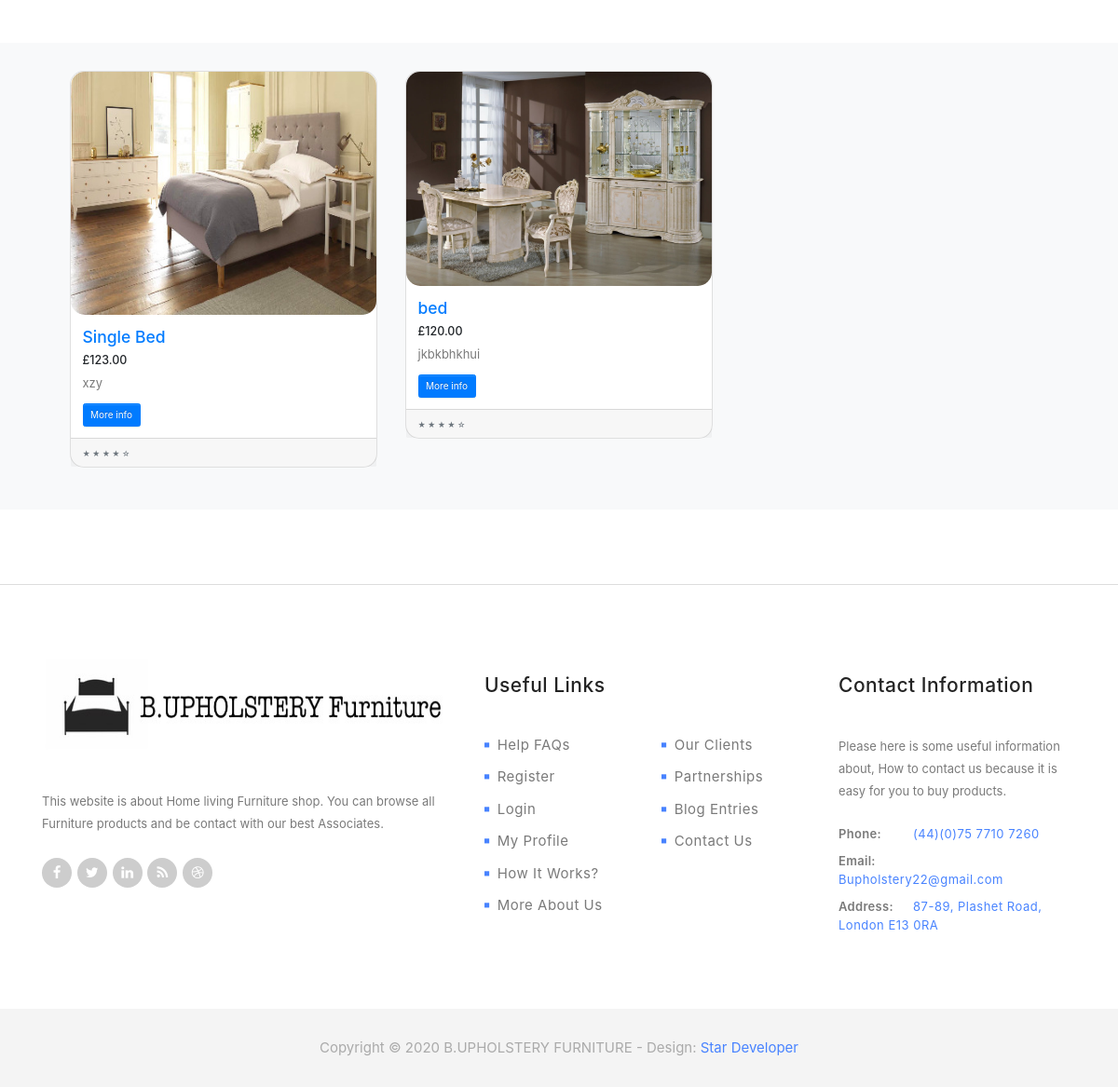
Before: /beds (lower part) with the older database file.
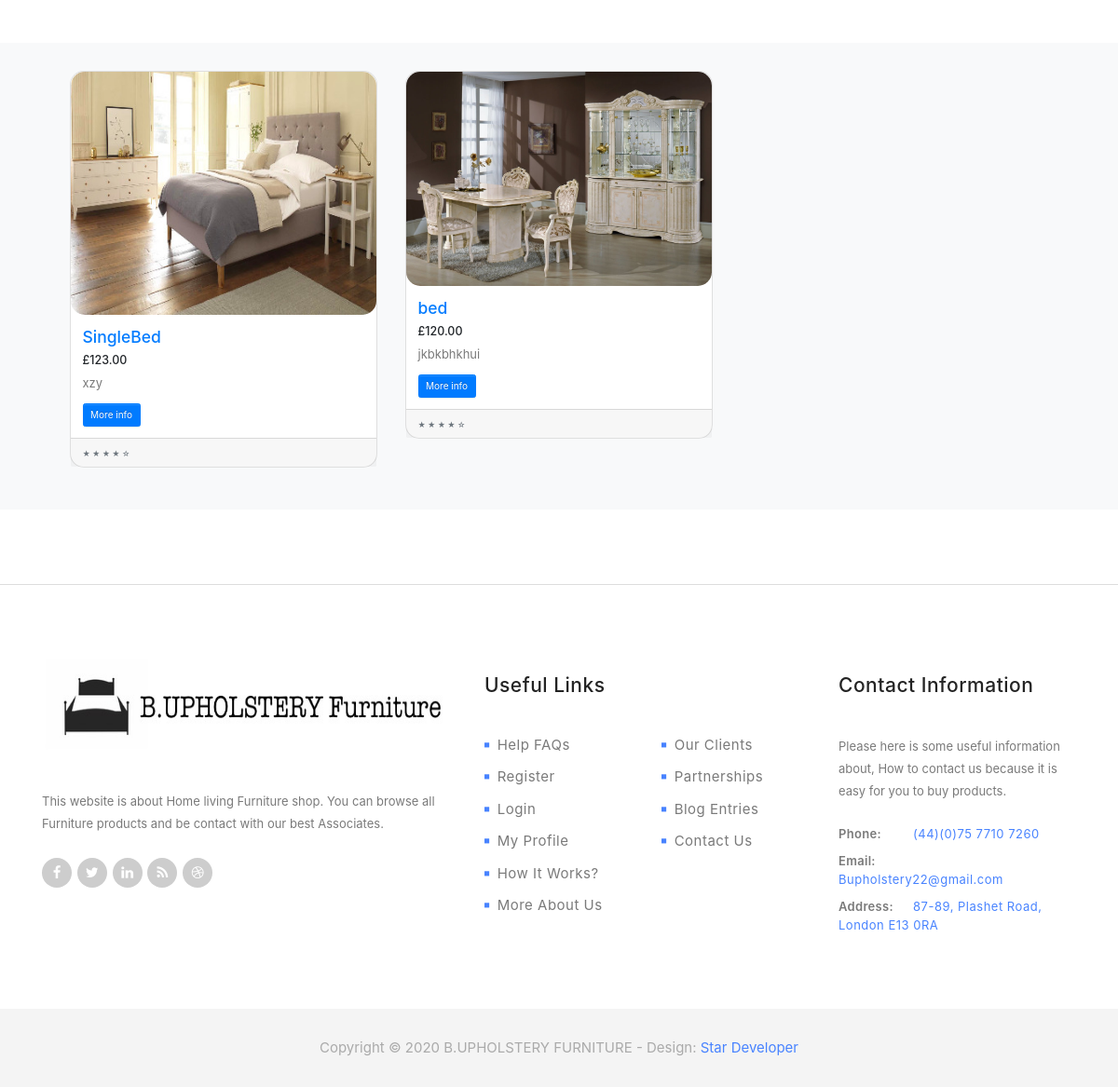
After: the same page with the newer database file.
### home/models.py (models this page shows, shortened)
class Beds(models.Model):
    name = models.CharField(max_length=200, null=True,default='')
    price = models.FloatField(default=0)
    image = models.ImageField(upload_to='media/image',default='')
    description = models.CharField(max_length=1000,default='')

### home/views.py (the view)
def beds(request):
    beds = Beds.objects.all()
    context = {'beds':beds}
    return render(request, 'beds.html', context)

### Templates/beds.html (shortened to what this page needs)
{% load static %}
<!DOCTYPE html>
<html>
    <head>
        <link rel="stylesheet" href="{% static 'css/bootstrap.min.css' %}">
        <link rel="stylesheet" href="{% static 'css/bootstrap-theme.min.css'%}">
        <link rel="stylesheet" href="{% static 'css/fontAwesome.css' %}">
        <link rel="stylesheet" href="{% static 'css/hero-slider.css' %}">
        <link rel="stylesheet" href="{% static 'css/owl-carousel.css' %}">
        <link rel="stylesheet" href="{% static 'css/datepicker.css' %}">
        <link rel="stylesheet" href="{% static 'css/templatemo-style.css' %}">
        <link rel="stylesheet" href="https://cdn.{% static 'jsdelivr.net/npm/bootstrap@4.5.3/dist/css/bootstrap.min.css'%}">
        <link rel="stylesheet" href="https://cdn.jsdelivr.net/npm/bootstrap@4.5.3/dist/css/bootstrap.min.css">
    </head>
<body>
<br><br>
<br><br>
<div class="album py-5 bg-light ">
<div class="container">
<div class="col-lg-12">
      {% for beds in beds %}
        <div class="col-lg-4 col-md-6 mb-4">
            <div class="card h-100 btns" style="border-radius: 15px;">
              <a href="#"><img class="card-img-top" style="border-radius: 15px;" src="{{ beds.image.url }}" alt=""></a>
              <div class="card-body">
                <h3 class="card-title">
                  <a href="#">{{beds.name}}</a>
                </h3>
                <h5>£{{beds.price|floatformat:2}}</h5>
                <p class="card-text">{{beds.description}}</p>
                <form method="POST" action="{% url 'image' %}">
                     <input type="submit" class="btn btn-primary" name="More info" value="More info" />
                </form>
              </div>
              <div class="card-footer">
                <small class="text-muted">&#9733; &#9733; &#9733; &#9733; &#9734;</small>
              </div>
            </div>
          </div>
        {% endfor %}
        </div>
  </div>
</div>
    <footer>
        <div class="container">
            <div class="row">
                <div class="col-md-5">
                    <div class="about-veno">
                        <div class="logo">
                           <img style="width: 500px; height: 100px" src="{% static 'img/website.jpg' %}" alt="Venue Logo">
                        </div>
                        <p>This website is about Home living Furniture shop. You can browse all Furniture products and be contact with our best Associates.</p>
                        <ul class="social-icons">
                            <li>
                                <a href="#"><i class="fa fa-facebook"></i></a>
                                <a href="#"><i class="fa fa-twitter"></i></a>
                                <a href="#"><i class="fa fa-linkedin"></i></a>
                                <a href="#"><i class="fa fa-rss"></i></a>
                                <a href="#"><i class="fa fa-dribbble"></i></a>
                            </li>
                        </ul>
                    </div>
                </div>
                <div class="col-md-4">
                    <div class="useful-links">
                        <div class="footer-heading">
                            <h4>Useful Links</h4>
                        </div>
                        <div class="row">
                            <div class="col-md-6">
                                <ul>
                                    <li><a href="#"><i class="fa fa-stop"></i>Help FAQs</a></li>
                                    <li><a href="#"><i class="fa fa-stop"></i>Register</a></li>
                                    <li><a href="#"><i class="fa fa-stop"></i>Login</a></li>
                                    <li><a href="#"><i class="fa fa-stop"></i>My Profile</a></li>
                                    <li><a href="#"><i class="fa fa-stop"></i>How It Works?</a></li>
                                    <li><a href="#"><i class="fa fa-stop"></i>More About Us</a></li>
                                </ul>
                            </div>
                            <div class="col-md-6">
                                <ul>
                                    <li><a href="#"><i class="fa fa-stop"></i>Our Clients</a></li>
                                    <li><a href="#"><i class="fa fa-stop"></i>Partnerships</a></li>
                                    <li><a href="#"><i class="fa fa-stop"></i>Blog Entries</a></li>
                                    <li><a href="#"><i class="fa fa-stop"></i>Contact Us</a></li>
                                </ul>
                            </div>
                        </div>
                    </div>
                </div>
                <div class="col-md-3">
                    <div class="contact-info">
                        <div class="footer-heading">
                            <h4>Contact Information</h4>
                        </div>
                        <p>Please here is some useful information about, How to contact us because it is easy for you to buy products.</p>
                        <ul>
                            <li><span>Phone:</span><a href="#">(44)(0)75 7710 7260</a></li>
                            <li><span>Email:</span><a href="#">Bupholstery22@gmail.com</a></li>
                            <li><span>Address:</span><a href="#">87-89, Plashet Road, London E13 0RA</a></li>
                        </ul>
                    </div>
                </div>
            </div>
        </div>
    </footer>
    <div class="sub-footer">
        <p>Copyright &copy; 2020 B.UPHOLSTERY FURNITURE
    	- Design: <a rel="nofollow" href="http://www.templatemo.com">Star Developer</a></p>
    </div>
</body>
</html>

### Static/css/hero-slider.css (style rules this page uses)
*, *::after, *::before { -webkit-box-sizing: border-box; -moz-box-sizing: border-box; box-sizing: border-box; }
html { font-size: 62.5%; }
body { font-family: "Open Sans", sans-serif; color: #2c343b; background-color: #f2f2f2; }
a { color: #d44457; text-decoration: none; }
img { max-width: 100%; }

### Static/css/templatemo-style.css (style rules this page uses)
body { font-family: 'Raleway', 'sans-serif'; background-color: #fff; }
ul { list-style: none; margin: 0; padding: 0; }
p { font-size: 13px; color: #7a7a7a; line-height: 24px; left: 0.25px; }
footer { margin-top: 80px; padding: 80px 0px 70px 0px; border-top: 1px solid #ddd; }
footer .footer-heading h4 { font-size: 21px; color: #232323; letter-spacing: 0.5px; margin-top: 15px; margin-bottom: 40px; }
footer .about-veno .logo { margin-bottom: 40px; }
footer .about-veno ul li a { width: 32px; height: 32px; display: inline-block; text-align: center; line-height: 32px; background-color: #cdcdcd; border-radius: 50%; font-size: 15px; color: #fff; margin-right: 3px; transition: all 0.5s; }
footer .about-veno p { margin-bottom: 25px; }
footer .useful-links ul li { margin-bottom: 12px; }
footer .useful-links ul li a { font-size: 15px; color: #7a7a7a; letter-spacing: 0.5px; text-decoration: none; transition: all 0.5s; }
footer .useful-links ul li i { color: #4883ff; font-size: 6px; position: relative; top: -3px; margin-right: 8px; }
footer .contact-info p { margin-bottom: 25px; }
footer .contact-info ul li { margin: 10px 0px; }
footer .contact-info ul li span { font-size: 13px; color: #7a7a7a; font-weight: 600; letter-spacing: 0.3px; width: 80px; display: inline-block; }
footer .contact-info ul li a { font-size: 13px; color: #4883ff; letter-spacing: 0.5px; text-decoration: none; }
.sub-footer p { text-align: center; display: inline-block; background-color: #f4f4f4; width: 100%; margin-bottom: 0px; padding: 30px 0px; font-size: 15px; color: #aaaaaa; }
.sub-footer a { text-decoration: none; color: #4883ff; }

Changed rows visible on the page:
changed Beds "xzy": name "Single Bed" → "SingleBed"
